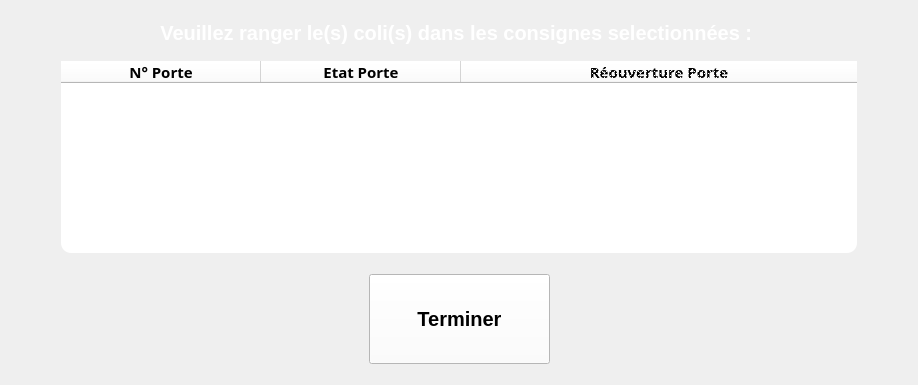
       <widget class="QWidget" name="P_StowPackage">
        <layout class="QGridLayout" name="gridLayout_2">
         <item row="1" column="0">
          <layout class="QVBoxLayout" name="verticalLayout_2">
           <property name="margin">
            <number>5</number>
           </property>
           <item>
            <widget class="QLabel" name="label">
             <property name="font">
              <font>
               <pointsize>15</pointsize>
               <weight>75</weight>
               <bold>true</bold>
              </font>
             </property>
             <property name="styleSheet">
              <string notr="true">color: rgb(255, 255, 255);</string>
             </property>
             <property name="text">
              <string>Veuillez ranger le(s) coli(s) dans les consignes selectionnées : </string>
             </property>
             <property name="alignment">
              <set>Qt::AlignCenter</set>
             </property>
            </widget>
           </item>
           <item>
            <spacer name="verticalSpacer_4">
             <property name="orientation">
              <enum>Qt::Vertical</enum>
             </property>
             <property name="sizeType">
              <enum>QSizePolicy::Fixed</enum>
             </property>
             <property name="sizeHint" stdset="0">
              <size>
               <width>20</width>
               <height>5</height>
              </size>
             </property>
            </spacer>
           </item>
           <item>
            <layout class="QHBoxLayout" name="horizontalLayout_2">
             <property name="margin">
              <number>5</number>
             </property>
             <item>
              <spacer name="horizontalSpacer_2">
               <property name="orientation">
                <enum>Qt::Horizontal</enum>
               </property>
               <property name="sizeType">
                <enum>QSizePolicy::MinimumExpanding</enum>
               </property>
               <property name="sizeHint" stdset="0">
                <size>
                 <width>40</width>
                 <height>20</height>
                </size>
               </property>
              </spacer>
             </item>
             <item>
              <widget class="QTreeWidget" name="treeWidget">
               <property name="minimumSize">
                <size>
                 <width>796</width>
                 <height>0</height>
                </size>
               </property>
               <property name="maximumSize">
                <size>
                 <width>796</width>
                 <height>16777215</height>
                </size>
               </property>
               <property name="palette">
                <palette>
                 <active>
                  <colorrole role="WindowText">
                   <brush brushstyle="SolidPattern">
                    <color alpha="255">
                     <red>0</red>
                     <green>0</green>
                     <blue>0</blue>
                    </color>
                   </brush>
                  </colorrole>
                  <colorrole role="Button">
                   <brush brushstyle="SolidPattern">
                    <color alpha="255">
                     <red>255</red>
                     <green>255</green>
                     <blue>255</blue>
                    </color>
                   </brush>
                  </colorrole>
                  <colorrole role="Text">
                   <brush brushstyle="SolidPattern">
                    <color alpha="255">
                     <red>0</red>
                     <green>0</green>
                     <blue>0</blue>
                    </color>
                   </brush>
                  </colorrole>
                  <colorrole role="ButtonText">
                   <brush brushstyle="SolidPattern">
                    <color alpha="255">
                     <red>0</red>
                     <green>0</green>
                     <blue>0</blue>
                    </color>
                   </brush>
                  </colorrole>
                  <colorrole role="Base">
                   <brush brushstyle="SolidPattern">
                    <color alpha="255">
                     <red>255</red>
                     <green>255</green>
                     <blue>255</blue>
                    </color>
                   </brush>
                  </colorrole>
                  <colorrole role="Window">
                   <brush brushstyle="SolidPattern">
                    <color alpha="255">
                     <red>255</red>
                     <green>255</green>
                     <blue>255</blue>
                    </color>
                   </brush>
                  </colorrole>
                 </active>
                 <inactive>
                  <colorrole role="WindowText">
                   <brush brushstyle="SolidPattern">
                    <color alpha="255">
                     <red>0</red>
                     <green>0</green>
                     <blue>0</blue>
                    </color>
                   </brush>
                  </colorrole>
                  <colorrole role="Button">
                   <brush brushstyle="SolidPattern">
                    <color alpha="255">
                     <red>255</red>
                     <green>255</green>
                     <blue>255</blue>
                    </color>
                   </brush>
                  </colorrole>
                  <colorrole role="Text">
                   <brush brushstyle="SolidPattern">
                    <color alpha="255">
                     <red>0</red>
                     <green>0</green>
                     <blue>0</blue>
                    </color>
                   </brush>
                  </colorrole>
                  <colorrole role="ButtonText">
                   <brush brushstyle="SolidPattern">
                    <color alpha="255">
                     <red>0</red>
                     <green>0</green>
                     <blue>0</blue>
                    </color>
                   </brush>
                  </colorrole>
                  <colorrole role="Base">
                   <brush brushstyle="SolidPattern">
                    <color alpha="255">
                     <red>255</red>
                     <green>255</green>
                     <blue>255</blue>
                    </color>
                   </brush>
                  </colorrole>
                  <colorrole role="Window">
                   <brush brushstyle="SolidPattern">
                    <color alpha="255">
                     <red>255</red>
                     <green>255</green>
                     <blue>255</blue>
                    </color>
                   </brush>
                  </colorrole>
                 </inactive>
                 <disabled>
                  <colorrole role="WindowText">
                   <brush brushstyle="SolidPattern">
                    <color alpha="255">
                     <red>0</red>
                     <green>0</green>
                     <blue>0</blue>
                    </color>
                   </brush>
                  </colorrole>
                  <colorrole role="Button">
                   <brush brushstyle="SolidPattern">
                    <color alpha="255">
                     <red>255</red>
                     <green>255</green>
                     <blue>255</blue>
                    </color>
                   </brush>
                  </colorrole>
                  <colorrole role="Text">
                   <brush brushstyle="SolidPattern">
                    <color alpha="255">
                     <red>0</red>
                     <green>0</green>
                     <blue>0</blue>
                    </color>
                   </brush>
                  </colorrole>
                  <colorrole role="ButtonText">
                   <brush brushstyle="SolidPattern">
                    <color alpha="255">
                     <red>0</red>
                     <green>0</green>
                     <blue>0</blue>
                    </color>
                   </brush>
                  </colorrole>
                  <colorrole role="Base">
                   <brush brushstyle="SolidPattern">
                    <color alpha="255">
                     <red>255</red>
                     <green>255</green>
                     <blue>255</blue>
                    </color>
                   </brush>
                  </colorrole>
                  <colorrole role="Window">
                   <brush brushstyle="SolidPattern">
                    <color alpha="255">
                     <red>255</red>
                     <green>255</green>
                     <blue>255</blue>
                    </color>
                   </brush>
                  </colorrole>
                 </disabled>
                </palette>
               </property>
               <property name="font">
                <font>
                 <family>Sans Serif</family>
                 <pointsize>14</pointsize>
                 <weight>50</weight>
                 <italic>false</italic>
                 <bold>false</bold>
                </font>
               </property>
               <property name="styleSheet">
                <string notr="true">QTreeView{
	border-radius:10px;
	background-color: rgb(255, 255, 255);
	position : &quot;center&quot;;
	font: 14pt &quot;Sans Serif&quot;;
}


QTreeView::item{
	
	background-color: rgb(255, 255, 255);
	
}

QTreeView QHeaderView::section{
	background-color: rgb(255, 255, 255);
   
}

 QScrollBar::vertical{
	border-radius: 2px;
	width:60px;	
    border: 2px solid white;
	background: grey;
	margin:25 1 25 1;
}

QScrollBar::handle:vertical{
	border-radius: 27px;
	border: 2px solid;
	min-height: 40px;
    min-width:53px;
    max-height: 53px;
    max-width:40px;		
	border-color: rgb(66, 66, 66);
	background: white
}
QScrollBar::add-line:vertical {
    border: 2px solid white;
    border-radius:16px;    
    background: grey;
    height: 25px;
    subcontrol-position: top;
    subcontrol-origin: margin;
}

QScrollBar::sub-line:vertical {
	border-radius:16px;    
	border: 2px solid white;
    background: grey;
    height: 25px;
    subcontrol-position: bottom;
    subcontrol-origin: margin;
}
QScrollBar:down-arrow:vertical, QScrollBar::up-arrow:vertical{
    width: 10px;
    height: 10px;
    background: white;
}

QScrollBar::add-page:vertical, QScrollBar::sub-page:vertical {
    background: none;
}
</string>
               </property>
               <property name="verticalScrollBarPolicy">
                <enum>Qt::ScrollBarAsNeeded</enum>
               </property>
               <property name="horizontalScrollBarPolicy">
                <enum>Qt::ScrollBarAlwaysOff</enum>
               </property>
               <property name="autoScroll">
                <bool>true</bool>
               </property>
               <property name="autoScrollMargin">
                <number>16</number>
               </property>
               <property name="editTriggers">
                <set>QAbstractItemView::NoEditTriggers</set>
               </property>
               <property name="showDropIndicator" stdset="0">
                <bool>false</bool>
               </property>
               <property name="selectionMode">
                <enum>QAbstractItemView::NoSelection</enum>
               </property>
               <property name="textElideMode">
                <enum>Qt::ElideMiddle</enum>
               </property>
               <property name="animated">
                <bool>true</bool>
               </property>
               <property name="allColumnsShowFocus">
                <bool>true</bool>
               </property>
               <attribute name="headerDefaultSectionSize">
                <number>200</number>
               </attribute>
               <attribute name="headerHighlightSections">
                <bool>true</bool>
               </attribute>
               <attribute name="headerMinimumSectionSize">
                <number>200</number>
               </attribute>
               <column>
                <property name="text">
                 <string>N° Porte</string>
                </property>
                <property name="font">
                 <font>
                  <pointsize>11</pointsize>
                  <weight>75</weight>
                  <bold>true</bold>
                 </font>
                </property>
                <property name="textAlignment">
                 <set>AlignHCenter|AlignVCenter|AlignCenter</set>
                </property>
                <property name="background">
                 <color>
                  <red>203</red>
                  <green>203</green>
                  <blue>203</blue>
                 </color>
                </property>
               </column>
               <column>
                <property name="text">
                 <string>Etat Porte</string>
                </property>
                <property name="font">
                 <font>
                  <pointsize>11</pointsize>
                  <weight>75</weight>
                  <bold>true</bold>
                 </font>
                </property>
                <property name="textAlignment">
                 <set>AlignHCenter|AlignVCenter|AlignCenter</set>
                </property>
                <property name="background">
                 <color>
                  <red>203</red>
                  <green>203</green>
                  <blue>203</blue>
                 </color>
                </property>
               </column>
               <column>
                <property name="text">
                 <string>Réouverture Porte</string>
                </property>
                <property name="font">
                 <font>
                  <pointsize>11</pointsize>
                  <weight>75</weight>
                  <bold>true</bold>
                 </font>
                </property>
                <property name="textAlignment">
                 <set>AlignHCenter|AlignVCenter|AlignCenter</set>
                </property>
                <property name="background">
                 <color>
                  <red>203</red>
                  <green>203</green>
                  <blue>203</blue>
                 </color>
                </property>
                <property name="foreground">
                 <brush brushstyle="Dense2Pattern">
                  <color alpha="255">
                   <red>0</red>
                   <green>0</green>
                   <blue>0</blue>
                  </color>
                 </brush>
                </property>
               </column>
              </widget>
             </item>
             <item>
              <spacer name="horizontalSpacer_3">
               <property name="orientation">
                <enum>Qt::Horizontal</enum>
               </property>
               <property name="sizeType">
                <enum>QSizePolicy::MinimumExpanding</enum>
               </property>
               <property name="sizeHint" stdset="0">
                <size>
                 <width>40</width>
                 <height>20</height>
                </size>
               </property>
              </spacer>
             </item>
            </layout>
           </item>
           <item>
            <spacer name="verticalSpacer_5">
             <property name="orientation">
              <enum>Qt::Vertical</enum>
             </property>
             <property name="sizeType">
              <enum>QSizePolicy::Fixed</enum>
             </property>
             <property name="sizeHint" stdset="0">
              <size>
               <width>20</width>
               <height>5</height>
              </size>
             </property>
            </spacer>
           </item>
           <item>
            <layout class="QHBoxLayout" name="horizontalLayout_3">
             <property name="margin">
              <number>5</number>
             </property>
             <item>
              <spacer name="horizontalSpacer_4">
               <property name="orientation">
                <enum>Qt::Horizontal</enum>
               </property>
               <property name="sizeHint" stdset="0">
                <size>
                 <width>40</width>
                 <height>20</height>
                </size>
               </property>
              </spacer>
             </item>
             <item>
              <widget class="QPushButton" name="B_Terminate">
               <property name="minimumSize">
                <size>
                 <width>181</width>
                 <height>90</height>
                </size>
               </property>
               <property name="maximumSize">
                <size>
                 <width>181</width>
                 <height>90</height>
                </size>
               </property>
               <property name="font">
                <font>
                 <pointsize>15</pointsize>
                 <weight>75</weight>
                 <bold>true</bold>
                </font>
               </property>
               <property name="styleSheet">
                <string notr="true">QPushButton{
 background-color: rgb(255, 255, 255);
}

QPushButton:pressed{ 
	background-color: rgb(222, 222, 222);
}</string>
               </property>
               <property name="text">
                <string>Terminer</string>
               </property>
              </widget>
             </item>
             <item>
              <spacer name="horizontalSpacer_5">
               <property name="orientation">
                <enum>Qt::Horizontal</enum>
               </property>
               <property name="sizeHint" stdset="0">
                <size>
                 <width>40</width>
                 <height>20</height>
                </size>
               </property>
              </spacer>
             </item>
            </layout>
           </item>
          </layout>
         </item>
         <item row="0" column="0">
          <spacer name="verticalSpacer">
           <property name="orientation">
            <enum>Qt::Vertical</enum>
           </property>
           <property name="sizeType">
            <enum>QSizePolicy::Fixed</enum>
           </property>
           <property name="sizeHint" stdset="0">
            <size>
             <width>20</width>
             <height>5</height>
            </size>
           </property>
          </spacer>
         </item>
        </layout>
       </widget>
